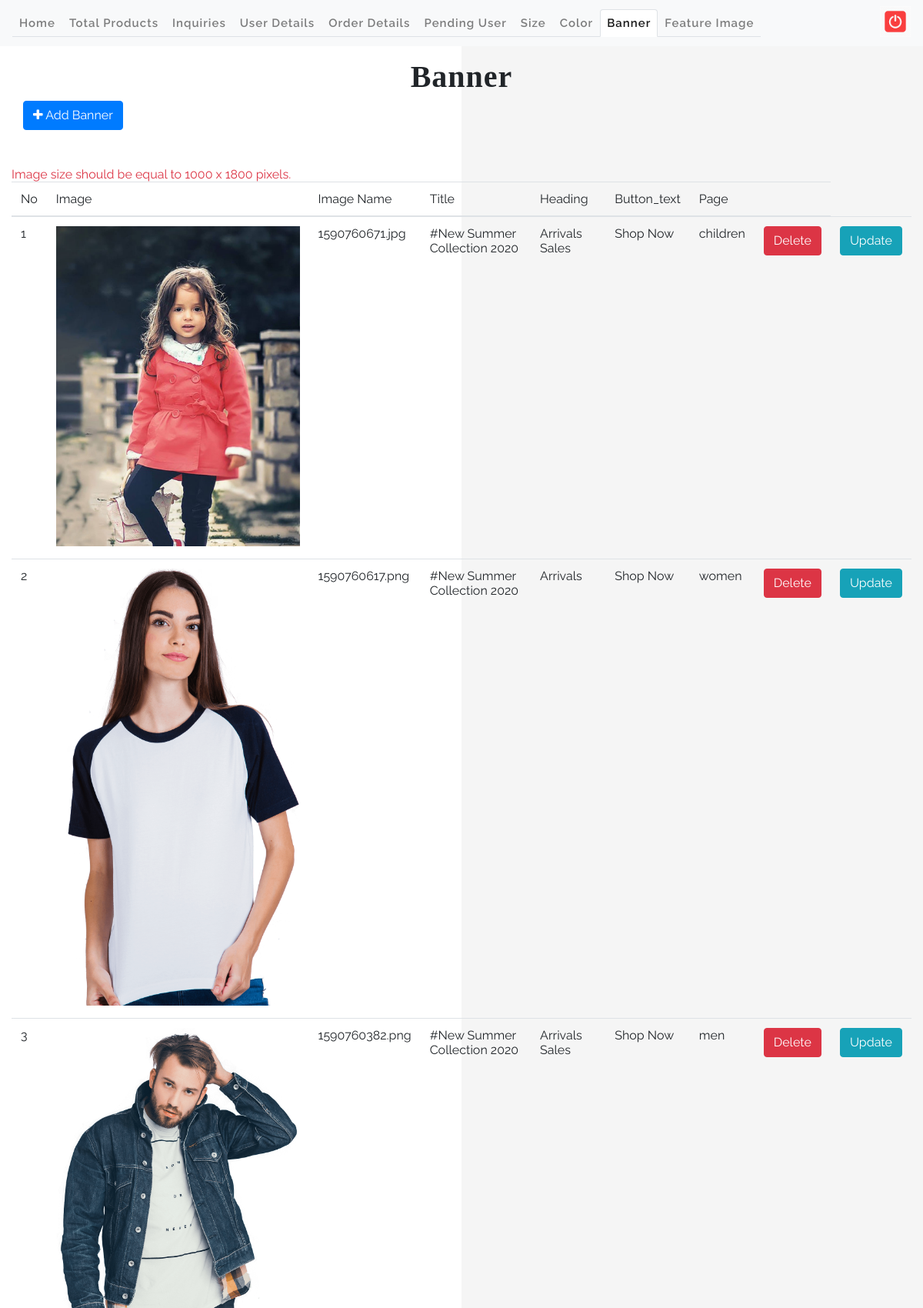
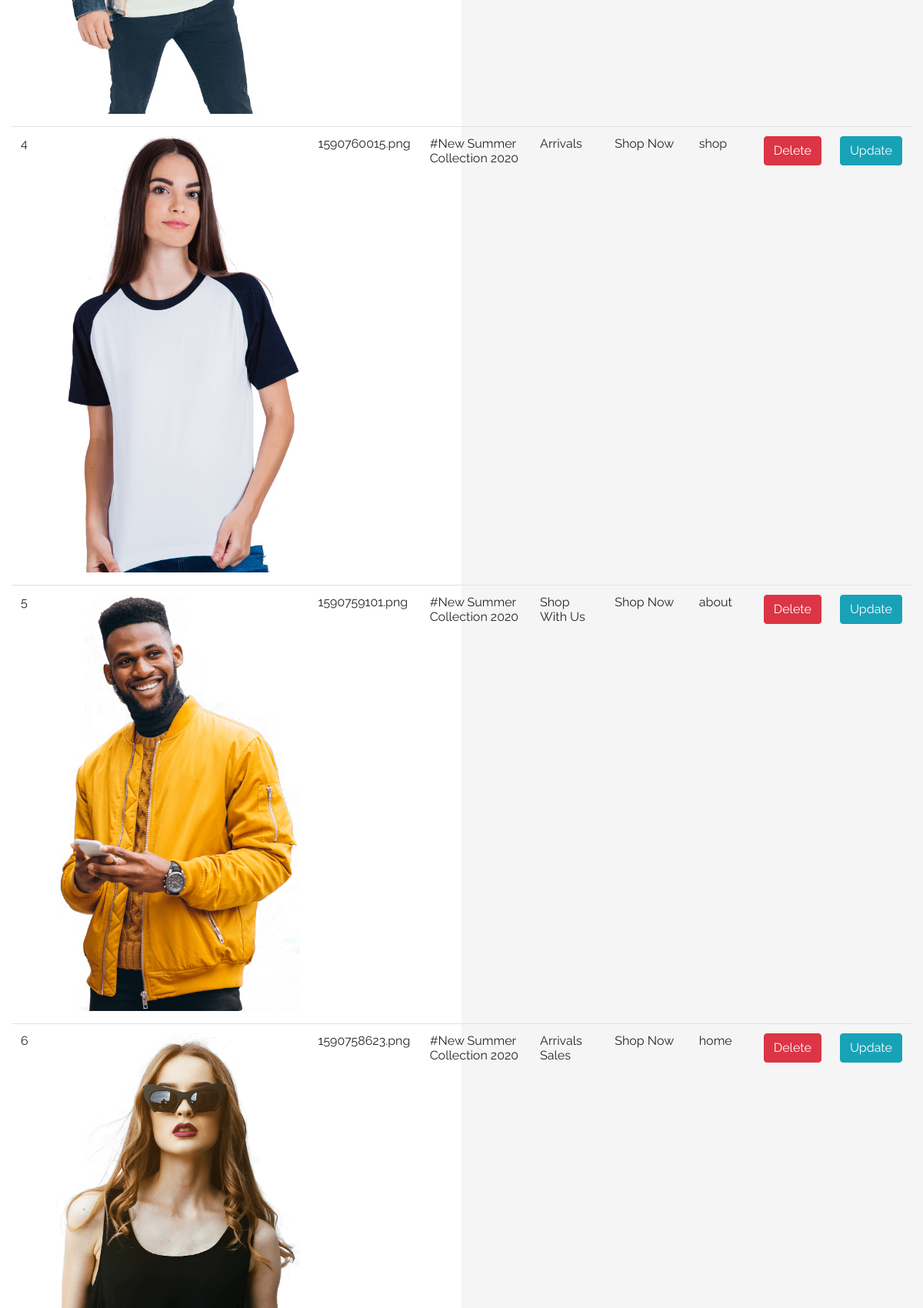
The page /admin/banner/banner.php (signed in, upper part) on the database its author committed (2 pictures, top to bottom).
### tables this page shows
CREATE TABLE `banner` (
  `id` int(11) NOT NULL,
  `img` varchar(255) NOT NULL,
  `title` varchar(255) NOT NULL,
  `heading` varchar(255) NOT NULL,
  `button_text` varchar(255) NOT NULL,
  `page` varchar(255) NOT NULL
);

### admin/banner/banner.php (the view, shortened to what this page needs)
<?php
include ("../includes/header.php");
if (isset($_SESSION["admin_detail"])) {
    ?>
<body>
	<div id="mynav">
		<nav class="navbar navbar-expand-lg navbar-light bg-light">
			<div class="collapse navbar-collapse" id="navbarSupportedContent">
				<ul class="navbar-nav mr-auto nav-tabs ">
					<li class="nav-item "><a class="nav-link" href="../main.php">Home </a></li>
					<li class="nav-item"><a class="nav-link" href="../product/total_products.php">Total
							Products</a></li>
					<li class="nav-item"><a class="nav-link" href="../contact_details.php">Inquiries</a>
					</li>
					<li class="nav-item"><a class="nav-link" href="../user_details.php">User
							Details</a></li>
					<li class="nav-item"><a class="nav-link" href="../order_details.php">Order
							Details</a></li>
					<li class="nav-item"><a class="nav-link" href="../pending_user.php">Pending
							User</a></li>
							<li class="nav-item"><a class="nav-link" href="../size/size.php">Size</a></li>
					<li class="nav-item"><a class="nav-link" href="../color/color.php">Color</a></li>
					<li class="nav-item"><a class="nav-link active" href="banner.php">Banner</a></li>
					<li class="nav-item"><a class="nav-link" href="../feature/feature.php">Feature Image</a></li>
				</ul>
				<a href="logout.php" title="Logout"> <img
					src="../assets/images/logout.png" alt="" style="width: 40px"
					class="img-responsive">
				</a>
			</div>
		</nav>
	</div>
	<div id="welcome_page">
		<div class="container-fluid">
			<div class="row my-3">
				<div class="col-md-12">
					<div class="welcome_header text-center">
						<h1>Banner</h1>
					</div>
				</div>
				<div class="col-md-6 text-left">
					<a href="add_banner.php">
						<button type="button" class="btn btn-primary mt-2">
							<i class="fa fa-plus"></i> Add Banner
						</button>
					</a>
				</div>
			</div>
			<div class="my-5">
			<span class="text-danger">Image size should be equal to 1000 x 1800 pixels.</span>
				<table class="table table-hover">
					<thead>
						<tr>
							<th scope="col">No</th>
							<th scope="col">Image</th>
							<th scope="col">Image Name</th>
							<th scope="col">Title</th>
							<th scope="col">Heading</th>
							<th scope="col">Button_text</th>
							<th scope="col">Page</th>
							<th></th>
						</tr>
					</thead>
					<tbody>
    <?php
    $sql = "SELECT * FROM banner ORDER BY id DESC";
    $query = mysqli_query($con, $sql);
    $i = 1;
    while ($row = mysqli_fetch_array($query)) {
        $id = $row['id'];
        $img = $row['img'];
        $title = $row['title'];
        $heading = $row['heading'];
        $button_text = $row['button_text'];
        $page = $row['page'];
        ?>
    				<tr>
							<th scope="row"><?php echo $i; ?></th>
							<td><img alt="" src="../../images/banner/<?php echo $img;?>" width="15%"></td>
							<td><?php echo $img ; ?></td>
							<td><?php echo $title; ?></td>
							<td><?php echo $heading; ?></td>
							<td><?php echo $button_text; ?></td>
							<td><?php echo $page; ?></td>
							<td><a
								href="delete_Banner.php?token=<?php echo base64_encode($id); ?>">
									<button class="btn btn-danger"
										onclick="return confirm('Are you sure want to delete this row ?')">Delete</button>
							</a></td>
							<td><a
								href="update_Banner.php?token=<?php echo base64_encode($id); ?>"><button
										type="button" class="btn btn-info">Update</button></a></td>
						</tr>
    <?php $i++; } ?>
  </tbody>
				</table>
			</div>
		</div>
	</div>
<?php
}
include ("../includes/footer.php");
?>

### admin/includes/header.php (shortened to what this page needs)
<!DOCTYPE html>
<html lang="en">
<head>
    <link rel="stylesheet" href="https://stackpath.bootstrapcdn.com/bootstrap/4.3.1/css/bootstrap.min.css"
>
    <link href="assets/css/font-awesome.min.css" rel="stylesheet" type="text/css" media="all">
    <link href="assets/css/style.css" rel="stylesheet" type="text/css" media="all" />
    <link href="assets/css/footable.bootstrap.css" rel="stylesheet" type="text/css" media="all" />
    <link href="assets/css/footable.bootstrap.min.css" rel="stylesheet" type="text/css" media="all" />
    <link rel="stylesheet" href="//cdn.jsdelivr.net/npm/alertifyjs@1.13.1/build/css/alertify.min.css" />
    <link rel="stylesheet" type="text/css" href="../js/tablefilter/style/tablefilter.css" />
</head>

### admin/includes/footer.php (shortened to what this page needs)
</body>
</html>

### admin/assets/css/style.css (style rules this page uses)
html,body,div,span,applet,object,iframe,h1,h2,h3,h4,h5,h6,p,blockquote,pre,a,abbr,acronym,address,big,cite,code,del,dfn,em,img,ins,kbd,q,s,samp,small,strike,strong,sub,sup,tt,var,b,u,i,dl,dt,dd,ol,nav ul,nav li,fieldset,form,label,legend,table,caption,tbody,tfoot,thead,tr,th,td,article,aside,canvas,details,embed,figure,figcaption,footer,header,hgroup,menu,nav,output,ruby,section,summary,time,mark,audio,video { margin:0;padding:0;border:0;font-size:100%;font:inherit;vertical-align:baseline; }
article, aside, details, figcaption, figure,footer, header, hgroup, menu, nav, section { display: block; }
ol,ul { list-style:none;margin:0px;padding:0px; }
table { border-collapse:collapse;border-spacing:0; }
a { text-decoration:none; }
img { max-width:100%; }
body { padding: 0; margin: 0; background: #fff; min-height: 100vh; background: linear-gradient(to left, #f5f5f5 50%, #fff 50%); font-family: 'Raleway', sans-serif; }
body a { transition: 0.5s all; -webkit-transition: 0.5s all; -moz-transition: 0.5s all; -o-transition: 0.5s all; -ms-transition: 0.5s all; text-decoration: none; letter-spacing:1px; font-size:15px; font-weight:600; }
h1, h2, h3, h4, h5, h6 { margin: 0; padding: 0; font-family: 'Raleway', sans-serif; font-weight:600; letter-spacing:1px; }
.row { margin:0px; padding:0px; }
ul { margin: 0; padding: 0; }
img { width:100%; }
.navbar { width: 100%!important; }
.welcome_header h1 { font-size: 40px; font-family: cursive!important; }

### rows shown on the page
banner: img (picture), img "1590760671.jpg", title "#New Summer Collection 2020", heading "Arrivals Sales", button_text "Shop Now", page "children"
banner: img (picture), img "1590760617.png", title "#New Summer Collection 2020", heading "Arrivals", button_text "Shop Now", page "women"
banner: img (picture), img "1590760382.png", title "#New Summer Collection 2020", heading "Arrivals Sales", button_text "Shop Now", page "men"
banner: img (picture), img "1590760015.png", title "#New Summer Collection 2020", heading "Arrivals", button_text "Shop Now", page "shop"
banner: img (picture), img "1590759101.png", title "#New Summer Collection 2020", heading "Shop With Us", button_text "Shop Now", page "about"
banner: img (picture), img "1590758623.png", title "#New Summer Collection 2020", heading "Arrivals Sales", button_text "Shop Now", page "home"
